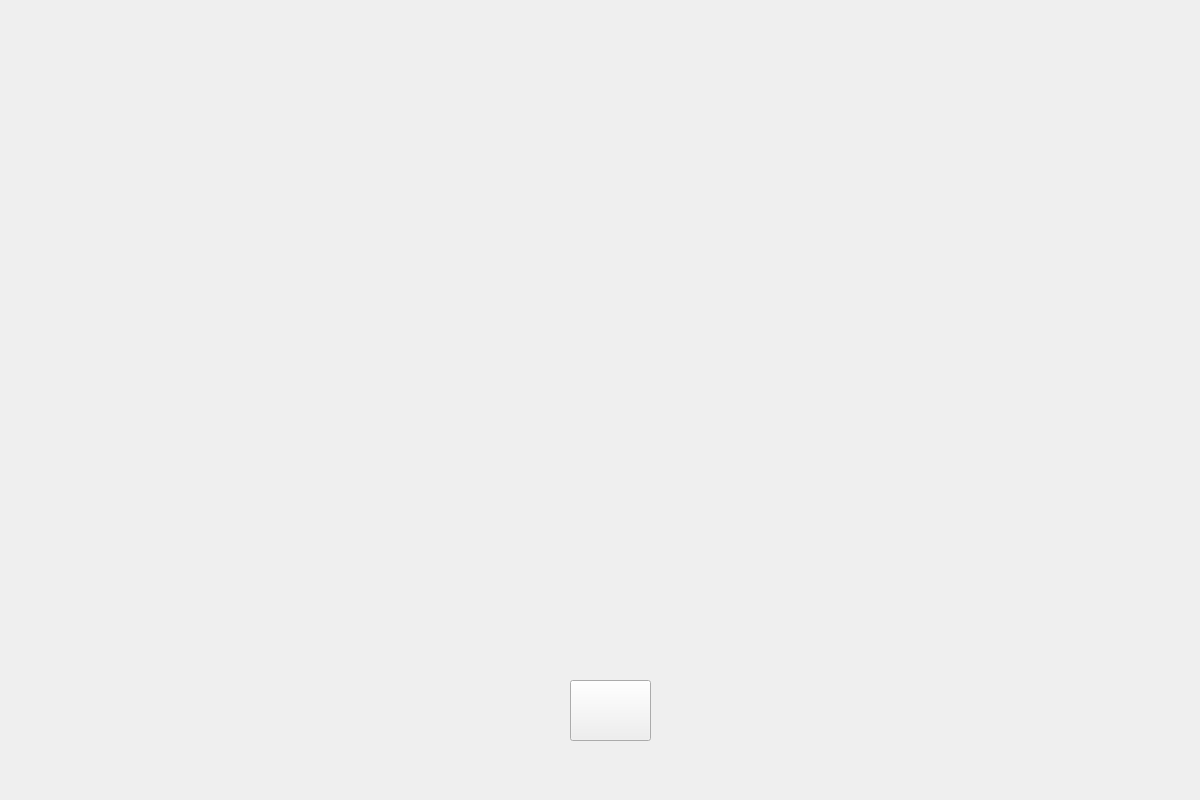
<?xml version="1.0" encoding="UTF-8"?>
<ui version="4.0">
 <class>GameOver</class>
 <widget class="QWidget" name="GameOver">
  <property name="geometry">
   <rect>
    <x>0</x>
    <y>0</y>
    <width>1200</width>
    <height>800</height>
   </rect>
  </property>
  <property name="windowTitle">
   <string>Form</string>
  </property>
  <property name="autoFillBackground">
   <bool>false</bool>
  </property>
  <property name="styleSheet">
   <string notr="true"/>
  </property>
  <widget class="QLabel" name="label">
   <property name="geometry">
    <rect>
     <x>0</x>
     <y>0</y>
     <width>1200</width>
     <height>800</height>
    </rect>
   </property>
   <property name="styleSheet">
    <string notr="true">background-image: url(:/img/backgrounds/2.jpg);</string>
   </property>
   <property name="text">
    <string/>
   </property>
  </widget>
  <widget class="QPushButton" name="pushButton">
   <property name="geometry">
    <rect>
     <x>570</x>
     <y>680</y>
     <width>81</width>
     <height>61</height>
    </rect>
   </property>
   <property name="styleSheet">
    <string notr="true">background-color: transparent;
border-image: url(:/img/buttons/OK_button.png);
background: none;
background-repeat: none;</string>
   </property>
   <property name="text">
    <string/>
   </property>
  </widget>
  <widget class="QLabel" name="label_2">
   <property name="geometry">
    <rect>
     <x>270</x>
     <y>61</y>
     <width>701</width>
     <height>241</height>
    </rect>
   </property>
   <property name="text">
    <string/>
   </property>
   <property name="pixmap">
    <pixmap resource="imgresources.qrc">:/img/gameOver_title2.png</pixmap>
   </property>
  </widget>
 </widget>
 <resources>
  <include location="imgresources.qrc"/>
 </resources>
 <connections/>
</ui>
